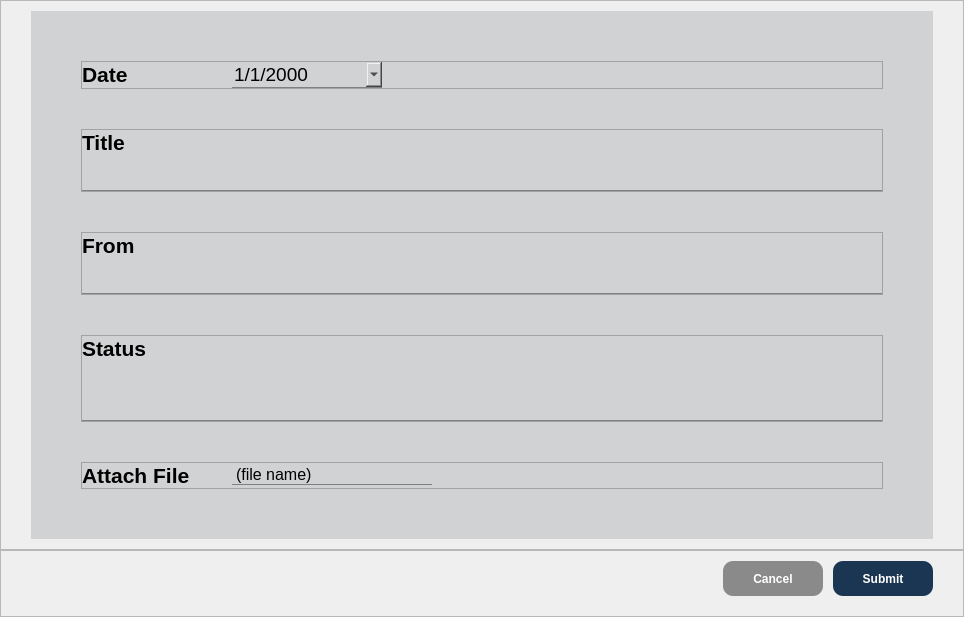
            <widget class="QWidget" name="createNew">
             <layout class="QVBoxLayout" name="verticalLayout_4">
              <property name="spacing">
               <number>0</number>
              </property>
              <property name="leftMargin">
               <number>0</number>
              </property>
              <property name="topMargin">
               <number>0</number>
              </property>
              <property name="rightMargin">
               <number>0</number>
              </property>
              <property name="bottomMargin">
               <number>0</number>
              </property>
              <item>
               <widget class="QFrame" name="frame">
                <property name="sizePolicy">
                 <sizepolicy hsizetype="Preferred" vsizetype="Expanding">
                  <horstretch>0</horstretch>
                  <verstretch>0</verstretch>
                 </sizepolicy>
                </property>
                <property name="styleSheet">
                 <string notr="true"/>
                </property>
                <property name="frameShape">
                 <enum>QFrame::Shape::StyledPanel</enum>
                </property>
                <property name="frameShadow">
                 <enum>QFrame::Shadow::Raised</enum>
                </property>
                <layout class="QGridLayout" name="gridLayout">
                 <property name="leftMargin">
                  <number>30</number>
                 </property>
                 <property name="topMargin">
                  <number>10</number>
                 </property>
                 <property name="rightMargin">
                  <number>30</number>
                 </property>
                 <property name="bottomMargin">
                  <number>10</number>
                 </property>
                 <property name="spacing">
                  <number>0</number>
                 </property>
                 <item row="0" column="0">
                  <widget class="QWidget" name="createNewField" native="true">
                   <property name="styleSheet">
                    <string notr="true">background-color: #d1d2d3;
color: black;</string>
                   </property>
                   <layout class="QVBoxLayout" name="verticalLayout_5">
                    <property name="spacing">
                     <number>40</number>
                    </property>
                    <property name="leftMargin">
                     <number>50</number>
                    </property>
                    <property name="topMargin">
                     <number>50</number>
                    </property>
                    <property name="rightMargin">
                     <number>50</number>
                    </property>
                    <property name="bottomMargin">
                     <number>50</number>
                    </property>
                    <item>
                     <widget class="QFrame" name="date">
                      <property name="frameShape">
                       <enum>QFrame::Shape::StyledPanel</enum>
                      </property>
                      <property name="frameShadow">
                       <enum>QFrame::Shadow::Raised</enum>
                      </property>
                      <layout class="QHBoxLayout" name="horizontalLayout_29">
                       <property name="spacing">
                        <number>0</number>
                       </property>
                       <property name="leftMargin">
                        <number>0</number>
                       </property>
                       <property name="topMargin">
                        <number>0</number>
                       </property>
                       <property name="rightMargin">
                        <number>0</number>
                       </property>
                       <property name="bottomMargin">
                        <number>0</number>
                       </property>
                       <item>
                        <widget class="QLabel" name="dateLabel">
                         <property name="sizePolicy">
                          <sizepolicy hsizetype="Preferred" vsizetype="Fixed">
                           <horstretch>0</horstretch>
                           <verstretch>0</verstretch>
                          </sizepolicy>
                         </property>
                         <property name="minimumSize">
                          <size>
                           <width>150</width>
                           <height>0</height>
                          </size>
                         </property>
                         <property name="maximumSize">
                          <size>
                           <width>150</width>
                           <height>16777215</height>
                          </size>
                         </property>
                         <property name="font">
                          <font>
                           <pointsize>16</pointsize>
                           <fontweight>DemiBold</fontweight>
                          </font>
                         </property>
                         <property name="styleSheet">
                          <string notr="true">font-weight: 600;

</string>
                         </property>
                         <property name="text">
                          <string>Date</string>
                         </property>
                        </widget>
                       </item>
                       <item>
                        <widget class="QDateEdit" name="dateInput">
                         <property name="sizePolicy">
                          <sizepolicy hsizetype="Preferred" vsizetype="Fixed">
                           <horstretch>0</horstretch>
                           <verstretch>0</verstretch>
                          </sizepolicy>
                         </property>
                         <property name="minimumSize">
                          <size>
                           <width>150</width>
                           <height>0</height>
                          </size>
                         </property>
                         <property name="maximumSize">
                          <size>
                           <width>150</width>
                           <height>16777215</height>
                          </size>
                         </property>
                         <property name="font">
                          <font>
                           <pointsize>14</pointsize>
                           <underline>false</underline>
                           <strikeout>false</strikeout>
                          </font>
                         </property>
                         <property name="styleSheet">
                          <string notr="true">text-decoration: none;
border: none;
border-bottom: 1px solid gray;</string>
                         </property>
                         <property name="displayFormat">
                          <string>M/d/yyyy</string>
                         </property>
                         <property name="calendarPopup">
                          <bool>true</bool>
                         </property>
                        </widget>
                       </item>
                       <item>
                        <spacer name="horizontalSpacer_24">
                         <property name="orientation">
                          <enum>Qt::Orientation::Horizontal</enum>
                         </property>
                         <property name="sizeType">
                          <enum>QSizePolicy::Policy::Expanding</enum>
                         </property>
                         <property name="sizeHint" stdset="0">
                          <size>
                           <width>500</width>
                           <height>20</height>
                          </size>
                         </property>
                        </spacer>
                       </item>
                      </layout>
                     </widget>
                    </item>
                    <item>
                     <widget class="QFrame" name="title_2">
                      <property name="frameShape">
                       <enum>QFrame::Shape::StyledPanel</enum>
                      </property>
                      <property name="frameShadow">
                       <enum>QFrame::Shadow::Raised</enum>
                      </property>
                      <layout class="QVBoxLayout" name="verticalLayout_16">
                       <property name="spacing">
                        <number>10</number>
                       </property>
                       <property name="leftMargin">
                        <number>0</number>
                       </property>
                       <property name="topMargin">
                        <number>0</number>
                       </property>
                       <property name="rightMargin">
                        <number>0</number>
                       </property>
                       <property name="bottomMargin">
                        <number>0</number>
                       </property>
                       <item>
                        <widget class="QLabel" name="titleLabel">
                         <property name="sizePolicy">
                          <sizepolicy hsizetype="Fixed" vsizetype="Fixed">
                           <horstretch>0</horstretch>
                           <verstretch>0</verstretch>
                          </sizepolicy>
                         </property>
                         <property name="font">
                          <font>
                           <pointsize>16</pointsize>
                           <fontweight>DemiBold</fontweight>
                          </font>
                         </property>
                         <property name="styleSheet">
                          <string notr="true">font-weight: 600;

</string>
                         </property>
                         <property name="text">
                          <string>Title</string>
                         </property>
                        </widget>
                       </item>
                       <item>
                        <widget class="QLineEdit" name="titleInput">
                         <property name="font">
                          <font>
                           <pointsize>14</pointsize>
                           <underline>false</underline>
                           <strikeout>false</strikeout>
                          </font>
                         </property>
                         <property name="styleSheet">
                          <string notr="true">text-decoration: none;
border: none;
border-bottom: 1px solid gray;</string>
                         </property>
                        </widget>
                       </item>
                      </layout>
                     </widget>
                    </item>
                    <item>
                     <widget class="QFrame" name="form">
                      <property name="frameShape">
                       <enum>QFrame::Shape::StyledPanel</enum>
                      </property>
                      <property name="frameShadow">
                       <enum>QFrame::Shadow::Raised</enum>
                      </property>
                      <layout class="QVBoxLayout" name="verticalLayout_17">
                       <property name="spacing">
                        <number>10</number>
                       </property>
                       <property name="leftMargin">
                        <number>0</number>
                       </property>
                       <property name="topMargin">
                        <number>0</number>
                       </property>
                       <property name="rightMargin">
                        <number>0</number>
                       </property>
                       <property name="bottomMargin">
                        <number>0</number>
                       </property>
                       <item>
                        <widget class="QLabel" name="formLabel">
                         <property name="sizePolicy">
                          <sizepolicy hsizetype="Fixed" vsizetype="Fixed">
                           <horstretch>0</horstretch>
                           <verstretch>0</verstretch>
                          </sizepolicy>
                         </property>
                         <property name="font">
                          <font>
                           <pointsize>16</pointsize>
                           <fontweight>DemiBold</fontweight>
                          </font>
                         </property>
                         <property name="styleSheet">
                          <string notr="true">font-weight: 600;

</string>
                         </property>
                         <property name="text">
                          <string>From</string>
                         </property>
                        </widget>
                       </item>
                       <item>
                        <widget class="QLineEdit" name="fromInput">
                         <property name="font">
                          <font>
                           <pointsize>14</pointsize>
                           <underline>false</underline>
                           <strikeout>false</strikeout>
                          </font>
                         </property>
                         <property name="styleSheet">
                          <string notr="true">text-decoration: none;
border: none;
border-bottom: 1px solid gray;</string>
                         </property>
                        </widget>
                       </item>
                      </layout>
                     </widget>
                    </item>
                    <item>
                     <widget class="QFrame" name="status">
                      <property name="frameShape">
                       <enum>QFrame::Shape::StyledPanel</enum>
                      </property>
                      <property name="frameShadow">
                       <enum>QFrame::Shadow::Raised</enum>
                      </property>
                      <layout class="QVBoxLayout" name="verticalLayout_18">
                       <property name="spacing">
                        <number>10</number>
                       </property>
                       <property name="leftMargin">
                        <number>0</number>
                       </property>
                       <property name="topMargin">
                        <number>0</number>
                       </property>
                       <property name="rightMargin">
                        <number>0</number>
                       </property>
                       <property name="bottomMargin">
                        <number>0</number>
                       </property>
                       <item>
                        <widget class="QLabel" name="statusLabel">
                         <property name="sizePolicy">
                          <sizepolicy hsizetype="Fixed" vsizetype="Fixed">
                           <horstretch>0</horstretch>
                           <verstretch>0</verstretch>
                          </sizepolicy>
                         </property>
                         <property name="font">
                          <font>
                           <pointsize>16</pointsize>
                           <fontweight>DemiBold</fontweight>
                          </font>
                         </property>
                         <property name="styleSheet">
                          <string notr="true">font-weight: 600;

</string>
                         </property>
                         <property name="text">
                          <string>Status</string>
                         </property>
                        </widget>
                       </item>
                       <item>
                        <widget class="QTextEdit" name="statusInput">
                         <property name="sizePolicy">
                          <sizepolicy hsizetype="Expanding" vsizetype="Fixed">
                           <horstretch>0</horstretch>
                           <verstretch>0</verstretch>
                          </sizepolicy>
                         </property>
                         <property name="maximumSize">
                          <size>
                           <width>16777215</width>
                           <height>50</height>
                          </size>
                         </property>
                         <property name="font">
                          <font>
                           <pointsize>14</pointsize>
                           <underline>false</underline>
                           <strikeout>false</strikeout>
                          </font>
                         </property>
                         <property name="styleSheet">
                          <string notr="true">text-decoration: none;
border: none;
border-bottom: 1px solid gray;</string>
                         </property>
                        </widget>
                       </item>
                      </layout>
                     </widget>
                    </item>
                    <item>
                     <widget class="QFrame" name="attachFile">
                      <property name="frameShape">
                       <enum>QFrame::Shape::StyledPanel</enum>
                      </property>
                      <property name="frameShadow">
                       <enum>QFrame::Shadow::Raised</enum>
                      </property>
                      <layout class="QHBoxLayout" name="horizontalLayout_30">
                       <property name="spacing">
                        <number>0</number>
                       </property>
                       <property name="leftMargin">
                        <number>0</number>
                       </property>
                       <property name="topMargin">
                        <number>0</number>
                       </property>
                       <property name="rightMargin">
                        <number>0</number>
                       </property>
                       <property name="bottomMargin">
                        <number>0</number>
                       </property>
                       <item>
                        <widget class="QLabel" name="attachFileLabel">
                         <property name="sizePolicy">
                          <sizepolicy hsizetype="Preferred" vsizetype="Fixed">
                           <horstretch>0</horstretch>
                           <verstretch>0</verstretch>
                          </sizepolicy>
                         </property>
                         <property name="minimumSize">
                          <size>
                           <width>150</width>
                           <height>0</height>
                          </size>
                         </property>
                         <property name="maximumSize">
                          <size>
                           <width>150</width>
                           <height>16777215</height>
                          </size>
                         </property>
                         <property name="font">
                          <font>
                           <pointsize>16</pointsize>
                           <fontweight>DemiBold</fontweight>
                          </font>
                         </property>
                         <property name="styleSheet">
                          <string notr="true">font-weight: 600;

</string>
                         </property>
                         <property name="text">
                          <string>Attach File</string>
                         </property>
                        </widget>
                       </item>
                       <item>
                        <widget class="QLabel" name="attachFileInput">
                         <property name="sizePolicy">
                          <sizepolicy hsizetype="Fixed" vsizetype="Fixed">
                           <horstretch>0</horstretch>
                           <verstretch>0</verstretch>
                          </sizepolicy>
                         </property>
                         <property name="minimumSize">
                          <size>
                           <width>200</width>
                           <height>0</height>
                          </size>
                         </property>
                         <property name="maximumSize">
                          <size>
                           <width>200</width>
                           <height>16777215</height>
                          </size>
                         </property>
                         <property name="font">
                          <font>
                           <pointsize>12</pointsize>
                           <underline>false</underline>
                           <strikeout>false</strikeout>
                          </font>
                         </property>
                         <property name="styleSheet">
                          <string notr="true">text-decoration: none;
border: none;
border-bottom: 1px solid gray;</string>
                         </property>
                         <property name="text">
                          <string>(file name)</string>
                         </property>
                        </widget>
                       </item>
                       <item>
                        <widget class="QPushButton" name="attachFileBtn">
                         <property name="sizePolicy">
                          <sizepolicy hsizetype="Fixed" vsizetype="Fixed">
                           <horstretch>0</horstretch>
                           <verstretch>0</verstretch>
                          </sizepolicy>
                         </property>
                         <property name="font">
                          <font>
                           <pointsize>14</pointsize>
                          </font>
                         </property>
                         <property name="styleSheet">
                          <string notr="true">border: none;</string>
                         </property>
                         <property name="text">
                          <string/>
                         </property>
                         <property name="icon">
                          <iconset>
                           <normaloff>:/icon/paperclip(black).svg</normaloff>:/icon/paperclip(black).svg</iconset>
                         </property>
                        </widget>
                       </item>
                       <item>
                        <spacer name="horizontalSpacer_25">
                         <property name="orientation">
                          <enum>Qt::Orientation::Horizontal</enum>
                         </property>
                         <property name="sizeHint" stdset="0">
                          <size>
                           <width>40</width>
                           <height>20</height>
                          </size>
                         </property>
                        </spacer>
                       </item>
                      </layout>
                     </widget>
                    </item>
                   </layout>
                  </widget>
                 </item>
                </layout>
               </widget>
              </item>
              <item alignment="Qt::AlignBottom">
               <widget class="QFrame" name="frame_2">
                <property name="frameShape">
                 <enum>QFrame::Shape::StyledPanel</enum>
                </property>
                <property name="frameShadow">
                 <enum>QFrame::Shadow::Raised</enum>
                </property>
                <layout class="QHBoxLayout" name="horizontalLayout_6">
                 <property name="spacing">
                  <number>10</number>
                 </property>
                 <property name="leftMargin">
                  <number>30</number>
                 </property>
                 <property name="topMargin">
                  <number>10</number>
                 </property>
                 <property name="rightMargin">
                  <number>30</number>
                 </property>
                 <property name="bottomMargin">
                  <number>20</number>
                 </property>
                 <item>
                  <spacer name="horizontalSpacer">
                   <property name="orientation">
                    <enum>Qt::Orientation::Horizontal</enum>
                   </property>
                   <property name="sizeHint" stdset="0">
                    <size>
                     <width>40</width>
                     <height>20</height>
                    </size>
                   </property>
                  </spacer>
                 </item>
                 <item>
                  <widget class="QPushButton" name="cancelBtn">
                   <property name="sizePolicy">
                    <sizepolicy hsizetype="Preferred" vsizetype="Preferred">
                     <horstretch>0</horstretch>
                     <verstretch>0</verstretch>
                    </sizepolicy>
                   </property>
                   <property name="minimumSize">
                    <size>
                     <width>100</width>
                     <height>35</height>
                    </size>
                   </property>
                   <property name="maximumSize">
                    <size>
                     <width>100</width>
                     <height>35</height>
                    </size>
                   </property>
                   <property name="font">
                    <font>
                     <bold>true</bold>
                    </font>
                   </property>
                   <property name="styleSheet">
                    <string notr="true">background-color: #8a8a8a;
color: white;
border-radius: 10px;</string>
                   </property>
                   <property name="text">
                    <string>Cancel</string>
                   </property>
                  </widget>
                 </item>
                 <item>
                  <widget class="QPushButton" name="submitBtn">
                   <property name="sizePolicy">
                    <sizepolicy hsizetype="Preferred" vsizetype="Preferred">
                     <horstretch>0</horstretch>
                     <verstretch>0</verstretch>
                    </sizepolicy>
                   </property>
                   <property name="minimumSize">
                    <size>
                     <width>100</width>
                     <height>35</height>
                    </size>
                   </property>
                   <property name="maximumSize">
                    <size>
                     <width>100</width>
                     <height>35</height>
                    </size>
                   </property>
                   <property name="font">
                    <font>
                     <bold>true</bold>
                    </font>
                   </property>
                   <property name="styleSheet">
                    <string notr="true">background-color: #1b3652;
color: white;
border-radius: 10px;</string>
                   </property>
                   <property name="text">
                    <string>Submit</string>
                   </property>
                  </widget>
                 </item>
                </layout>
               </widget>
              </item>
             </layout>
            </widget>
